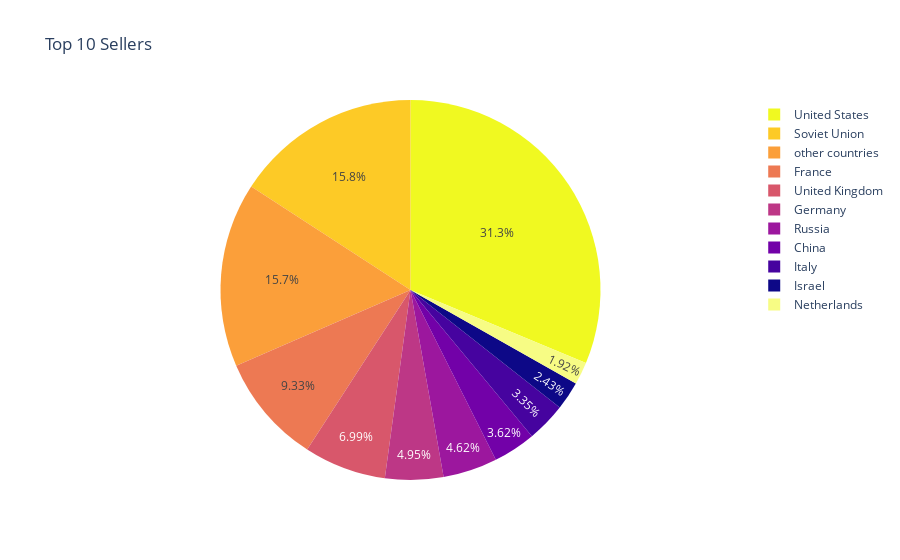

Notebook code cell kept with this figure:
### Code cell
# Group the data by Seller and count the number of transactions
seller_counts = df.groupby("Seller", maintain_order=True).agg(pl.count())
seller_sorted_top10 = seller_counts.sort("count", descending=True).head(10)

# Calculate the count for the "other" category
other_count = seller_counts.sum()["count"][0] - seller_sorted_top10 .sum()["count"][0]
others_df = pl.DataFrame({"Seller": "other countries", "count": other_count})
others_df = others_df.with_columns([pl.col("count").cast(pl.Int64, strict=False)])
seller_sorted_top10 = seller_sorted_top10.with_columns([pl.col("count").cast(pl.Int64, strict=False)])
new_df = pl.concat([seller_sorted_top10, others_df], rechunk=True)


# Create a polar pie chart of the top sellers
px.pie(new_df,
       names = new_df.select('Seller').to_series(),
       values = new_df.select("count").to_series(),
       color_discrete_sequence = px.colors.sequential.Plasma_r,
       title="Top 10 Sellers")

### Figure 1 — Plotly figure (JSON) as saved in the notebook; plotly's stock layout.template omitted (floating-point values rounded to 4 significant figures)
{"data": [{"domain": {"x": [0, 1], "y": [0, 1]}, "hovertemplate": "label=%{label}<br>value=%{value}<extra></extra>", "labels": ["United States", "Soviet Union", "France", "United Kingdom", "Germany", "Russia", "China", "Italy", "Israel", "Netherlands", "other countries"], "legendgroup": "", "name": "", "showlegend": true, "type": "pie", "values": [18520, 9376, 5528, 4140, 2931, 2738, 2144, 1982, 1438, 1137, 9289]}], "layout": {"legend": {"tracegroupgap": 0}, "piecolorway": ["#f0f921", "#fdca26", "#fb9f3a", "#ed7953", "#d8576b", "#bd3786", "#9c179e", "#7201a8", "#46039f", "#0d0887"], "title": {"text": "Top 10 Sellers"}}}
